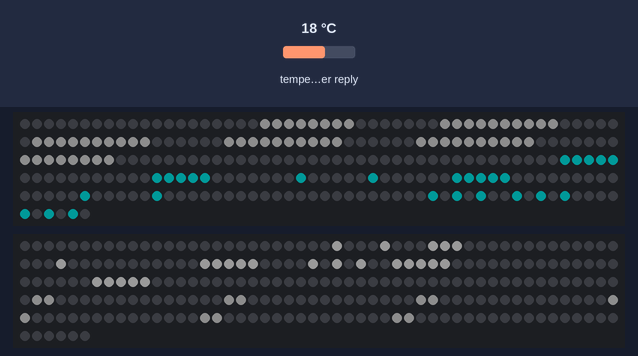
A program run on a simulated ESP32. On the bench: 2 × 256 RGB LEDs in strip order, left to right, continuing on the next row. The test bench sets the inputs (shaded band); at power-on: temperature in the weather reply 18 °C. Dim RGB values are drawn brighter than linear; WiFi joins after 1.5 s; servers stay silent unless stated; random numbers use the default seed unless the program sets one; web services answer with replies made up by the test bench.

Above: at 1.8 s.

The program:

main.cpp
```cpp
#include <Arduino.h>
#include <FastLED.h>
#include <WiFi.h>
#include <HTTPClient.h>
#include <ArduinoJson.h>

const char* ssid = "Nothin";
const char* password = "nothin099";
const char* apiKey = "343df2364dc5541a3efd274bf2f845df";
const char* stadt = "Innsbruck";

#define LED_PIN_OBEN   26
#define LED_PIN_UNTEN  25
#define COLOR_ORDER    GRB
#define CHIPSET        WS2812B
#define NUM_LEDS       256
#define BRIGHTNESS     25

CRGB ledsOben[NUM_LEDS];
CRGB ledsUnten[NUM_LEDS];

int weatherID = 800;
float aktuelleTemp = 0.0;

void setPixel(int x, int y, CRGB color) {
    if (x < 0 || x >= 32 || y < 0 || y >= 16) return;
    if (y < 8) {
        int index = (x % 2 == 0) ? (x * 8 + y) : (x * 8 + (7 - y));
        ledsOben[index] = color;
    } else {
        int vX = 31 - x;
        int vY = 7 - (y - 8);
        int index = (vX % 2 == 0) ? (vX * 8 + vY) : (vX * 8 + (7 - vY));
        ledsUnten[index] = color;
    }
}

void drawDigit(int x, int y, int n, CRGB c) {
    if(n == 0) { for(int i=0; i<5; i++) { setPixel(x, y+i, c); setPixel(x+2, y+i, c); } setPixel(x+1, y, c); setPixel(x+1, y+4, c); }
    if(n == 1) { for(int i=0; i<5; i++) setPixel(x+1, y+i, c); }
    if(n == 2) { for(int i=0; i<3; i++) { setPixel(x+i, y, c); setPixel(x+i, y+2, c); setPixel(x+i, y+4, c); } setPixel(x+2, y+1, c); setPixel(x, y+3, c); }
    if(n == 3) { for(int i=0; i<3; i++) { setPixel(x+i, y, c); setPixel(x+i, y+2, c); setPixel(x+i, y+4, c); } setPixel(x+2, y+1, c); setPixel(x+2, y+3, c); }
    if(n == 4) { for(int i=0; i<3; i++) setPixel(x, y+i, c); for(int i=0; i<5; i++) setPixel(x+2, y+i, c); setPixel(x+1, y+2, c); }
    if(n == 5) { for(int i=0; i<3; i++) { setPixel(x+i, y, c); setPixel(x+i, y+2, c); setPixel(x+i, y+4, c); } setPixel(x, y+1, c); setPixel(x+2, y+3, c); }
    if(n == 6) { for(int i=0; i<5; i++) setPixel(x, y+i, c); for(int i=0; i<3; i++) { setPixel(x+i, y, c); setPixel(x+i, y+2, c); setPixel(x+i, y+4, c); } setPixel(x+2, y+3, c); }
    if(n == 7) { for(int i=0; i<5; i++) setPixel(x+2, y+i, c); setPixel(x, y, c); setPixel(x+1, y, c); }
    if(n == 8) { for(int i=0; i<5; i++) { setPixel(x, y+i, c); setPixel(x+2, y+i, c); } for(int i=0; i<3; i++) { setPixel(x+i, y, c); setPixel(x+i, y+2, c); setPixel(x+i, y+4, c); } }
    if(n == 9) { for(int i=0; i<5; i++) setPixel(x+2, y+i, c); for(int i=0; i<3; i++) { setPixel(x+i, y, c); setPixel(x+i, y+2, c); setPixel(x+i, y+4, c); } setPixel(x, y+1, c); }
}

// --- WETTER SYMBOLE ---

void drawSun() {
    for(int x=5; x<11; x++) for(int y=5; y<11; y++) setPixel(x, y, CRGB::Yellow);
    static int r = 0; EVERY_N_MILLISECONDS(200) { r++; }
    for(int i=0; i<8; i++) {
        float a = (i*45+r*10)*3.14/180;
        setPixel(8+cos(a)*5, 8+sin(a)*5, CRGB::Orange);
    }
}

void drawCloud(CRGB c) {
    for(int x=2; x<14; x++) for(int y=4; y<9; y++) setPixel(x, y, c);
    for(int x=4; x<12; x++) setPixel(x, 3, c);
}

void drawRain() {
    drawCloud(CRGB(40, 40, 60));
    static int aY = 0; EVERY_N_MILLISECONDS(80) { aY++; }
    for(int i=0; i<4; i++) {
        int y = 9 + ((aY + i*2) % 6);
        setPixel(4 + i*3, y, CRGB::Blue);
    }
}

void drawThunder() {
    drawCloud(CRGB(30, 30, 30));
    static int b = 0; b = random8(50);
    if(b < 2) { for(int y=8; y<15; y++) setPixel(7 + (y%2), y, CRGB::White); }
}

void drawSnow() {
    drawCloud(CRGB::Gray);
    static int sY = 0; EVERY_N_MILLISECONDS(300) { sY++; }
    for(int i=0; i<3; i++) setPixel(5 + i*3, 9 + ((sY + i) % 5), CRGB::White);
}

void drawMist() {
    static int mX = 0; EVERY_N_MILLISECONDS(400) { mX++; }
    for(int y=5; y<12; y+=2) {
        for(int x=2; x<14; x++) {
            if((x + mX + y) % 4 != 0) setPixel(x, y, CRGB(50, 50, 50));
        }
    }
}

void fetchWeather() {
    if (WiFi.status() == WL_CONNECTED) {
        HTTPClient http;
        String url = "http://api.openweathermap.org/data/2.5/weather?q=" + String(stadt) + "&appid=" + String(apiKey) + "&units=metric";
        http.begin(url);
        int httpCode = http.GET();
        if (httpCode == 200) {
            JsonDocument doc;
            deserializeJson(doc, http.getString());
            aktuelleTemp = doc["main"]["temp"];
            weatherID = doc["weather"][0]["id"];
        }
        http.end();
    }
}

void drawStaticText() {
    // INNS
    for(int y=1; y<6; y++) { setPixel(18, y, CRGB::Cyan); setPixel(20, y, CRGB::Cyan); setPixel(23, y, CRGB::Cyan); }
    setPixel(21, 2, CRGB::Cyan); setPixel(22, 3, CRGB::Cyan);
    setPixel(25, 2, CRGB::Cyan); setPixel(26, 3, CRGB::Cyan); // Vereinfachtes N
    for(int x=29; x<32; x++) { setPixel(x, 1, CRGB::Cyan); setPixel(x, 3, CRGB::Cyan); setPixel(x, 5, CRGB::Cyan); }

    // Temperatur
    int t = abs((int)aktuelleTemp);
    if(aktuelleTemp < 0) setPixel(15, 12, CRGB::White); // Minuszeichen
    drawDigit(17, 10, t / 10, CRGB::White);
    drawDigit(21, 10, t % 10, CRGB::White);

    setPixel(25, 10, CRGB::White);
    for(int y=11; y<14; y++) setPixel(27, y, CRGB::White);
    setPixel(28, 10, CRGB::White); setPixel(28, 14, CRGB::White);
}

void setup() {
    Serial.begin(115200);
    FastLED.addLeds<CHIPSET, LED_PIN_OBEN, COLOR_ORDER>(ledsOben, NUM_LEDS);
    FastLED.addLeds<CHIPSET, LED_PIN_UNTEN, COLOR_ORDER>(ledsUnten, NUM_LEDS);
    FastLED.setBrightness(BRIGHTNESS);
    WiFi.begin(ssid, password);
    int counter = 0;
    while (WiFi.status() != WL_CONNECTED && counter < 20) { delay(500); counter++; }
    if(WiFi.status() == WL_CONNECTED) fetchWeather();
}

void loop() {
    FastLED.clear();
    drawStaticText();

    // DYNAMISCHE LOGIK NACH WEATHER ID
    if (weatherID == 800) {
        drawSun();
    } else if (weatherID >= 200 && weatherID <= 232) {
        drawThunder();
    } else if (weatherID >= 300 && weatherID <= 531) {
        drawRain();
    } else if (weatherID >= 600 && weatherID <= 622) {
        drawSnow();
    } else if (weatherID >= 701 && weatherID <= 781) {
        drawMist();
    } else {
        drawCloud(CRGB::Gray); // Bewölkt (801-804)

    }

    FastLED.show();
    EVERY_N_MINUTES(15) { fetchWeather(); }
    delay(50);
}
```
